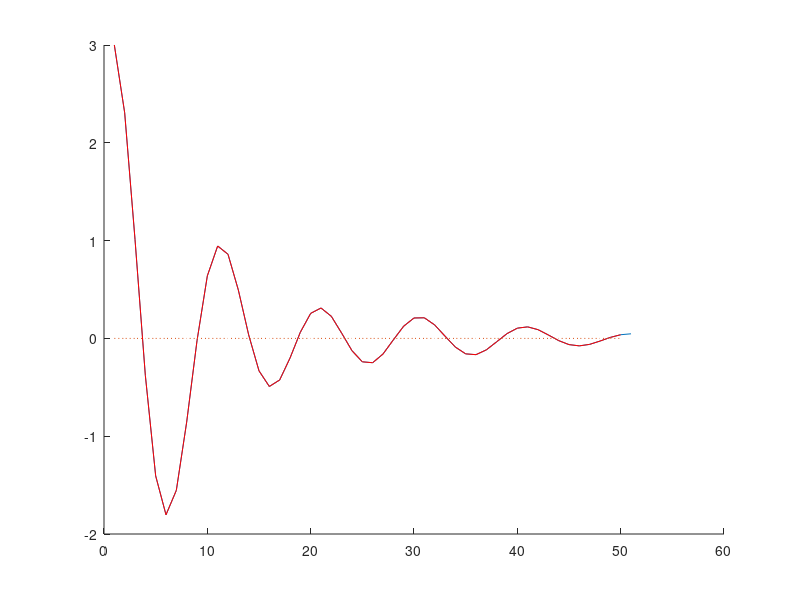

This figure's MATLAB source:
clc;
close all;
clear;

%% init setting
fs = 40;
NX = 50;
t = 0:1/fs:NX/fs;
x = 2*exp(-3*t).*cos(8*pi*t) + exp(-4*t).*cos(6*pi*t);

figure;
% subplot(211)
% plot(x,'g')
hold on;

p = 9; % ??

c = zeros(p,p);
for i = 1:p
    for j = 1:p
        c(i,j) = x(p-i+1:NX-i)*x(p-j+1:NX-j)' + x(i+1:NX-p+i)*x(j+1:NX-p+j)';
    end
end

b = zeros(p,1);
for i = 1:p
    b(i,1) = x(p-i+1:NX-i)*x(p+1:NX)' + x(i+1:NX-p+i)*x(1:NX-p)';
end

a = [1;c\(-b)]';

z = roots(a);

zmat = zeros(p,p);
for i = 1:p
    for j = 1:p
        zmat(i,j) = z(j)^i;
    end
end

% z = sort(z,'descend');

A = zmat\x(1:p)';

% A = sort(A,'descend');

rx = zeros(1,NX);
for i = 1:p
    rx(i) = x(i);
end
%%
for i = p+1:NX
    rx(i) = -sum(x(i-p:i-1).*fliplr(a(2:p+1)));
end

% subplot(212)
% plot(rx,'r:');

%% calc ValidLength
maxer = abs(A(1));
for i = 1:p
    if sum(abs(A(i:p))) < maxer*0.005
        ValidLength = i;
        break;
    end
    ValidLength = i;
end
ValidLength = p;

%% re-construction by prony
rxPRONY = zeros(1, NX);
error = zeros(1,NX);
for i = 1:NX
    rxTmp = 0;
    for j = 1:ValidLength
        rxTmp = rxTmp + A(j)*z(j)^i;
        
    end
   
    error(i) = rxTmp - x(i);
    rxPRONY(i) = real(rxTmp);
end

% subplot(211)
plot(x);
hold on;
% subplot(212)
plot(rxPRONY,'r');hold on;
plot(rxPRONY - x(1:NX), ':');





